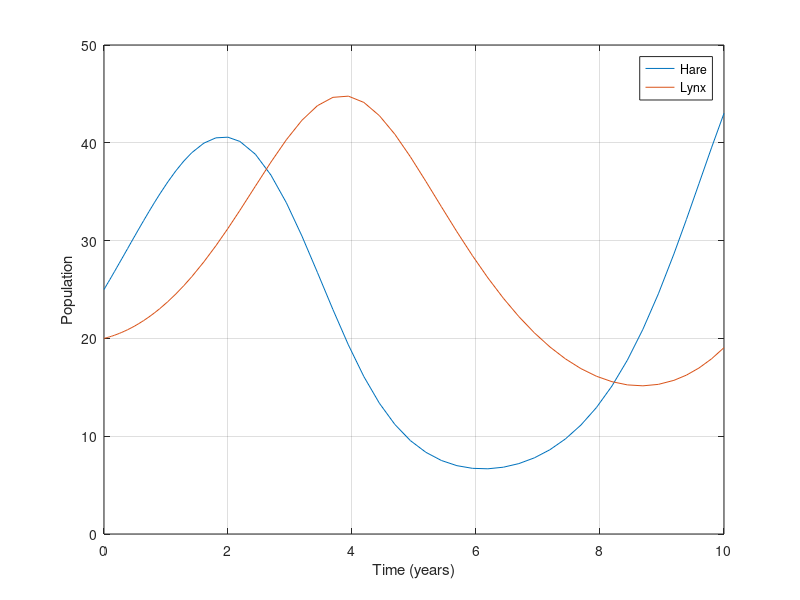
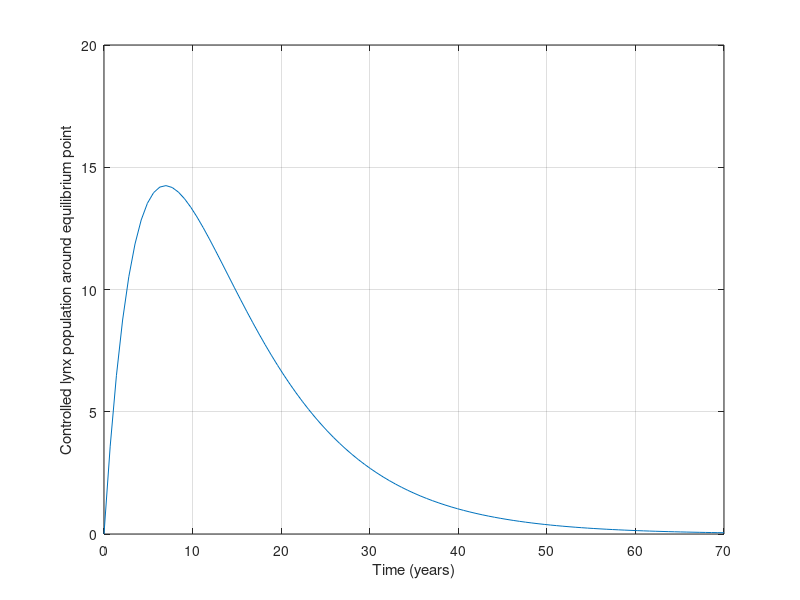

MATLAB code for these plots, in order: (Note: this script raises an error after producing the figures.)



a = 3.2; b = 0.6; c = 50; 
d = 0.56; k = 125; r = 1.6;
tmax = 70; H_0 = 25; L_0 = 20;


%%
%<*part1>
% System parameters
a = 3.2; b = 0.6; c = 50; 
d = 0.56; k = 125; r = 1.6;

% Simulation parameters
tmax = 10; H_0 = 25; L_0 = 20;

function dq = predprey(q,param)
a = param(1); b = param(2); c = param(3);
d = param(4); k = param(5); r = param(6);
H = q(1,:);
L = q(2,:);
dH = r*H*(1-H/k)-a*H*L/(c+H);
dL = b*a*H*L/(c+H)-d*L;
dq = [dH; dL];
end
%</part1>

%%

%<*part2>
% Simulate uncontrolled system
[t, x] = ode45(@(tt,xx) predprey(xx,[a,b,c,d,k,r]), ...
    [0 tmax], [H_0; L_0]);

% Plot
figure
plot(t,x)
box on; grid on
xlabel("Time (years)")
ylabel("Population")
legend("Hare","Lynx")
%</part2>

%<*part3>
% Linearised open loop system
A = [0.13, -0.93; 0.57, 0];
B = [17.2; 0];
C = [0, 1];
D = 0;

predpray_ss_ol = ss(A,B,C,D);
%</part3>

%<*part7>
% Reachability matrix
Wr = [B A*B]; % could also use ctrb(A,B)
rank(Wr)
%</part7>

%%
%<*part4>
% Eigenvalue assignment
lambda = [-0.1, -0.2]; % desired poles
K = place(A,B,lambda); % resulting gains
kf = -1/(C*inv(A-B*K)*B);

% Closed loop system
A_closed = A-B*K;
predpray_ss_cl = ss(A_closed,B,C,D);

% Initial condition response
[y,t] = initial(predpray_ss_cl, [10; 0]);

% Plot
figure
plot(t,y)
box on; grid on
xlabel("Time (years)")
ylabel("Controlled lynx population around equilibrium point")
%</part4>







%<*part5>
% Simulate controlled system
[t, x] = ode45(@(tt,xx) predprey_cl(xx,K,kf,...
    [a,b,c,d,k,r]), [0 tmax], [15; 20]);

% Plot
figure
plot(t,x)
box on; grid on
xlabel("Time (years)")
ylabel("Population")
legend("Hare","Lynx")

function dq = predprey_cl(q,K,kf,param)
a = param(1); b = param(2); c = param(3);
d = param(4); k = param(5); r = param(6);
H = q(1,:);
L = q(2,:);
He = 20.6; % equilibrium values
Le = 29.5; 
Ld = 30; % reference value
u = -K*[H-He; L-Le]+kf*(Ld-L);
dH = (r+u)*H*(1-H/k)-a*H*L/(c+H);
dL = b*a*H*L/(c+H)-d*L;
dq = [dH; dL];
end
%</part5>


%<*part6>
% Observability matrix
Wo = [C; C*A]; % could also use obsv(A,C)
rank(Wo)
%</part6>


function dq = predprey(q,param)
a = param(1); b = param(2); c = param(3);
d = param(4); k = param(5); r = param(6);
H = q(1,:);
L = q(2,:);
dH = r*H*(1-H/k)-a*H*L/(c+H);
dL = b*a*H*L/(c+H)-d*L;
dq = [dH; dL];
end
